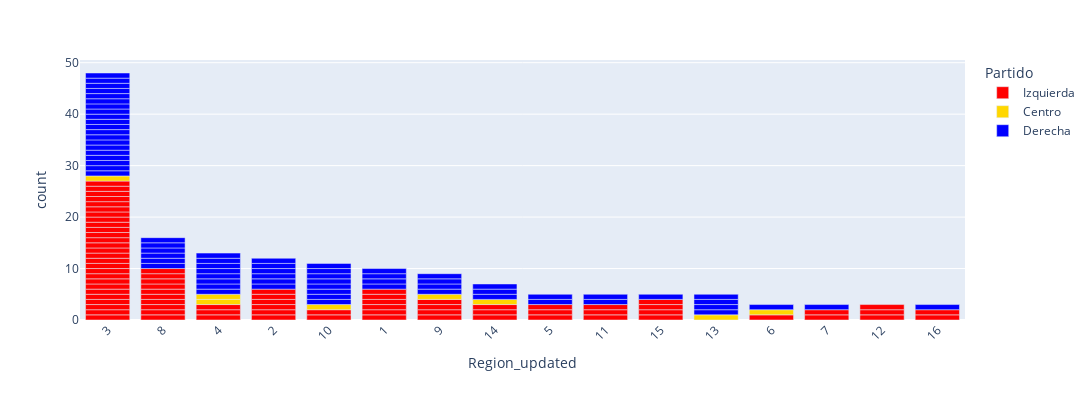

Notebook cell for this chart:
### Code cell
# How many diputados per Región

Region_map = {
    "Región del Libertador General Bernardo O' Higgins":'1',
    'Región del Maule':                 '2',
    'Región Metropolitana de Santiago': '3',
    'Región del Bío Bío':               '4',
    'Región de Antofagasta':            '5',
    'Región de Aysén del General Carlos Ibáñez del Campo': '6',
    'Región de Tarapacá':               '7',
    'Región de Valparaíso':             '8',
    'Región de Los Lagos':              '9',
    'Región de La Araucanía':           '10',
    'Región de Los Ríos':               '11',
    'Región de Magallanes y de la Antártica Chilena': '12',
    'Región de Ñuble':                  '13',
    'Región de Coquimbo':               '14',
    'Región de Atacama':                '15',
    'Región de Arica y Parinacota' :    '16'
}

data['Region_updated'] = data.Región.map(Region_map)

fig = px.bar(
    data,
    x='Region_updated',
    orientation='v',
    color='Partido',
    color_discrete_map={'Izquierda':'red','Centro':'gold','Derecha':'Blue'},
    width=1200, height=400
)

fig.update_layout(xaxis={'categoryorder':'total descending'})
fig.update_xaxes(tickangle=-45,)

# newnames = {'R':'Republicans','D':'Democrats'}
# fig.for_each_trace(lambda t: t.update(name = newnames[t.name]))
fig.show()

### Figure 1 — Plotly figure (JSON) as saved in the notebook; plotly's stock layout.template omitted (floating-point values rounded to 4 significant figures)
{"data": [{"alignmentgroup": "True", "hovertemplate": "Partido=Izquierda<br>Region_updated=%{x}<br>count=%{y}<extra></extra>", "legendgroup": "Izquierda", "marker": {"color": "red", "pattern": {"shape": ""}}, "name": "Izquierda", "offsetgroup": "Izquierda", "orientation": "v", "showlegend": true, "textposition": "auto", "type": "bar", "x": ["1", "2", "3", "4", "6", "5", "3", "7", "3", "8", "9", "12", "11", "8", "1", "2", "3", "14", "15", "8", "8", "3", "3", "3", "3", "4", "1", "2", "3", "3", "8", "11", "3", "10", "8", "3", "16", "14", "8", "12", "1", "3", "16", "3", "3", "12", "15", "3", "2", "9", "10", "3", "3", "5", "3", "3", "7", "1", "8", "11", "9", "4", "15", "3", "3", "2", "3", "3", "1", "15", "8", "14", "9", "3", "2", "8", "5", "3", "3"], "xaxis": "x", "y": [1, 1, 1, 1, 1, 1, 1, 1, 1, 1, 1, 1, 1, 1, 1, 1, 1, 1, 1, 1, 1, 1, 1, 1, 1, 1, 1, 1, 1, 1, 1, 1, 1, 1, 1, 1, 1, 1, 1, 1, 1, 1, 1, 1, 1, 1, 1, 1, 1, 1, 1, 1, 1, 1, 1, 1, 1, 1, 1, 1, 1, 1, 1, 1, 1, 1, 1, 1, 1, 1, 1, 1, 1, 1, 1, 1, 1, 1, 1], "yaxis": "y"}, {"alignmentgroup": "True", "hovertemplate": "Partido=Centro<br>Region_updated=%{x}<br>count=%{y}<extra></extra>", "legendgroup": "Centro", "marker": {"color": "gold", "pattern": {"shape": ""}}, "name": "Centro", "offsetgroup": "Centro", "orientation": "v", "showlegend": true, "textposition": "auto", "type": "bar", "x": ["4", "9", "6", "13", "14", "4", "10", "3"], "xaxis": "x", "y": [1, 1, 1, 1, 1, 1, 1, 1], "yaxis": "y"}, {"alignmentgroup": "True", "hovertemplate": "Partido=Derecha<br>Region_updated=%{x}<br>count=%{y}<extra></extra>", "legendgroup": "Derecha", "marker": {"color": "Blue", "pattern": {"shape": ""}}, "name": "Derecha", "offsetgroup": "Derecha", "orientation": "v", "showlegend": true, "textposition": "auto", "type": "bar", "x": ["5", "3", "3", "4", "8", "10", "10", "2", "11", "4", "9", "13", "3", "5", "8", "15", "3", "13", "3", "1", "3", "3", "2", "3", "3", "8", "14", "9", "3", "9", "3", "3", "2", "3", "10", "16", "9", "8", "13", "4", "10", "3", "1", "3", "2", "4", "10", "10", "3", "3", "3", "4", "14", "2", "3", "6", "10", "2", "8", "3", "4", "1", "8", "13", "1", "10", "14", "7", "4", "11", "4"], "xaxis": "x", "y": [1, 1, 1, 1, 1, 1, 1, 1, 1, 1, 1, 1, 1, 1, 1, 1, 1, 1, 1, 1, 1, 1, 1, 1, 1, 1, 1, 1, 1, 1, 1, 1, 1, 1, 1, 1, 1, 1, 1, 1, 1, 1, 1, 1, 1, 1, 1, 1, 1, 1, 1, 1, 1, 1, 1, 1, 1, 1, 1, 1, 1, 1, 1, 1, 1, 1, 1, 1, 1, 1, 1], "yaxis": "y"}], "layout": {"barmode": "relative", "height": 400, "legend": {"title": {"text": "Partido"}, "tracegroupgap": 0}, "margin": {"t": 60}, "width": 1200, "xaxis": {"anchor": "y", "categoryorder": "total descending", "domain": [0, 1], "tickangle": -45, "title": {"text": "Region_updated"}}, "yaxis": {"anchor": "x", "domain": [0, 1], "title": {"text": "count"}}}}
